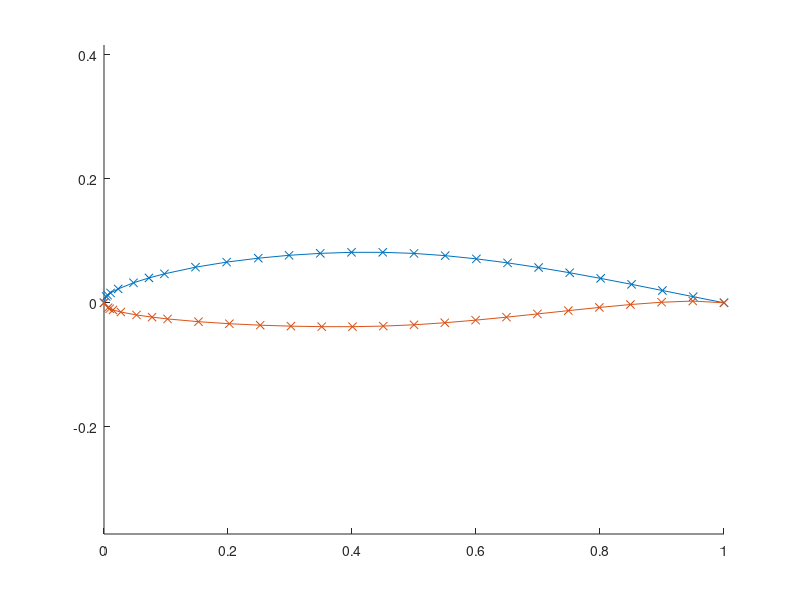

Reproduce this figure in MATLAB. (Note: this script raises an error after producing the figure.)

airfoilcoords.top = [1.00000     0.00000;
0.95033     0.00986;
0.90066     0.01979;
0.85090     0.02974;
0.80103     0.03935;
0.75107     0.04847;
0.70101     0.05686;
0.65086     0.06440;
0.60064     0.07085;
0.55035     0.07602;
0.50000     0.07963;
0.44962     0.08139;
0.39923     0.08139;
0.34884     0.07971;
0.29846     0.07658;
0.24881     0.07193;
0.19781     0.06562;
0.14757     0.05741;
0.09746     0.04672;
0.07247     0.04010;
0.04757     0.03227;
0.02283     0.02234;
0.01059     0.01588;
0.00580     0.01236;
0.00347     0.01010;
0.00000     0.00000];

airfoilcoords.bottom = [ 0 0;
0.00653     -0.00810;
0.00920     -0.00956;
0.01441     -0.01160;
0.02717     -0.01490;
0.05243     -0.01963;
0.07753     -0.02314;
0.10254     -0.02604;
0.15243     -0.03049;
0.20219     -0.03378;
0.25189     -0.03613;
0.30154     -0.03770;
0.35116     -0.03851;
0.40077     -0.03855;
0.45038     -0.03759;
0.50000     -0.03551;
0.54965     -0.03222;
0.59936     -0.02801;
0.64914     -0.02320;
0.69899     -0.01798;
0.74893     -0.01267;
0.79897     -0.00751;
0.84910     -0.00282;
0.89934     0.00089;
0.94967     0.00278;
1.00000     0.00000];




x_frontspar = 0.1;
x_rearspar = 0.75;

k = x_rearspar - x_frontspar;


figure
hold on
plot(airfoilcoords.top(:,1),airfoilcoords.top(:,2),'-x')
plot(airfoilcoords.bottom(:,1),airfoilcoords.bottom(:,2),'-x')
axis equal

topfit = fit(airfoilcoords.top(:,1),airfoilcoords.top(:,2),'smoothingspline')
bottomfit = fit(airfoilcoords.bottom(:,1),airfoilcoords.bottom(:,2),['smoothingspline'])

plot(topfit)
plot(bottomfit)

x_range = linspace(x_frontspar,x_rearspar);
x_points = [x_range flip(x_range)];

y_points = [topfit(x_range)' bottomfit(flip(x_range))'];

fuel_tank = polyshape(x_points,y_points);
plot(fuel_tank)


t_c_frontspar = topfit(x_frontspar) - bottomfit(x_frontspar)
t_c_rearspar = topfit(x_rearspar) - bottomfit(x_rearspar)

plot([x_frontspar, x_frontspar],[topfit(x_frontspar),bottomfit(x_frontspar)],'linewidth',5);
plot([x_rearspar, x_rearspar],[topfit(x_rearspar),bottomfit(x_rearspar)],'linewidth',5);

span = 8.9729;

syms y
croot = 1.9556;
ctip = 0.5601;
c(y) = (((2*(ctip-croot))/(span))*y) + croot;


rib1 = span * 0/2;  
rib2 = span * 0.95/2;

area = fuel_tank.area;

raw_vol = double(2*int(c^2*area, rib1, rib2))

corrected_vol = raw_vol*0.975*0.975 %raymer -> fire and leak protection using foam
